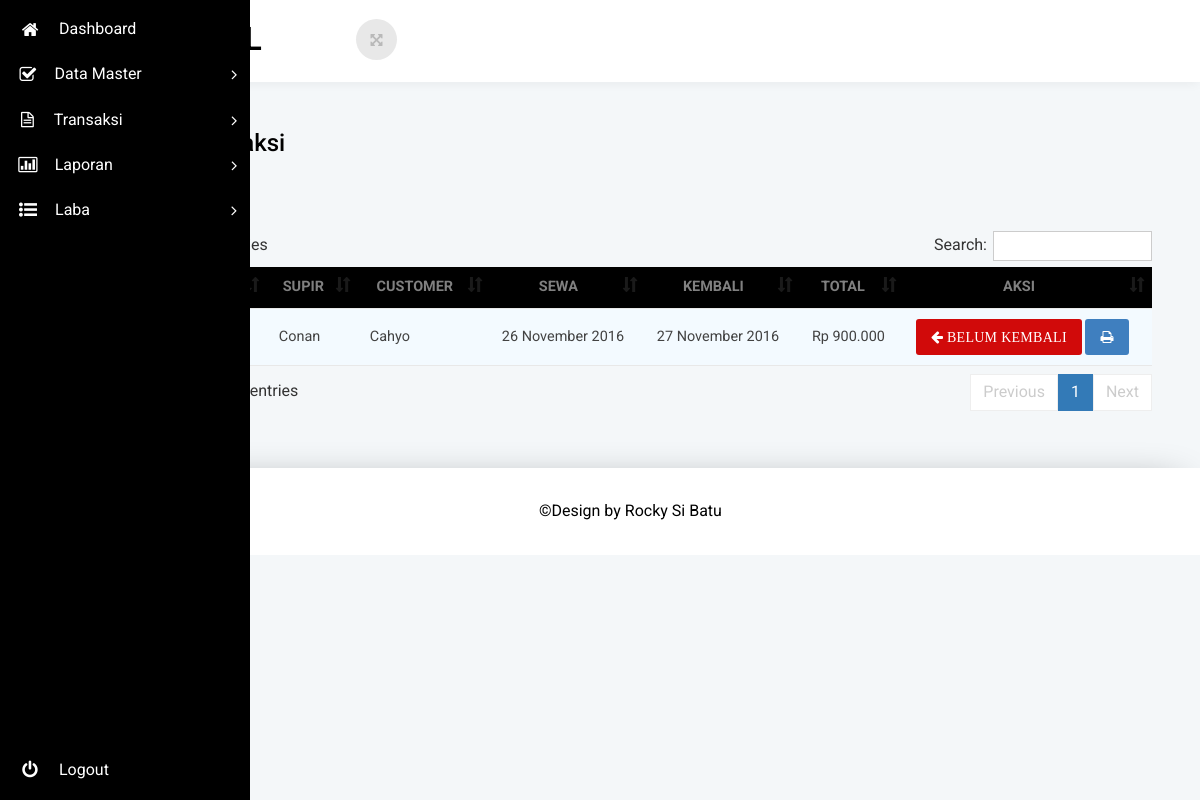
Page /dashboard.php?halaman=daftar-transaksi (signed in) on the committed database.
### tables this page shows
CREATE TABLE `transaksi` (
  `id_transaksi` int(11) NOT NULL,
  `id_mobil` int(11) NOT NULL,
  `id_supir` int(11) NOT NULL,
  `id_karyawan` int(11) NOT NULL,
  `id_customer` int(11) NOT NULL,
  `tgl_sewa_mobil` date NOT NULL,
  `tgl_kembali_mobil` date NOT NULL,
  `total_harga_transaksi` varchar(50) NOT NULL,
  `status_mobil` varchar(50) NOT NULL
);

CREATE TABLE `supir` (
  `id_supir` int(11) NOT NULL,
  `id_rental` int(11) NOT NULL,
  `foto_supir` varchar(150) NOT NULL,
  `nama_supir` varchar(150) NOT NULL,
  `jenis_kelamin_supir` varchar(150) NOT NULL,
  `umur_supir` int(11) NOT NULL,
  `alamat_supir` varchar(150) NOT NULL,
  `no_hp_supir` varchar(15) NOT NULL,
  `status_supir` varchar(25) NOT NULL,
  `harga_supir` varchar(20) NOT NULL
);

CREATE TABLE `customer` (
  `id_customer` int(11) NOT NULL,
  `nama_customer` varchar(150) NOT NULL,
  `jenis_kelamin_customer` varchar(150) NOT NULL,
  `umur_customer` int(11) NOT NULL,
  `alamat_customer` varchar(150) NOT NULL,
  `no_hp_customer` varchar(15) NOT NULL,
  `no_ktp_customer` varchar(20) NOT NULL
);

### halaman/daftar-transaksi.php (the view, shortened to what this page needs)
<?php
function format_ribuan ($nilai){
  return number_format ($nilai, 0, ',', '.');
}
function TanggalIndo($date){
  $BulanIndo = array("Januari", "Februari", "Maret", "April", "Mei", "Juni", "Juli", "Agustus", "September", "Oktober", "November", "Desember");
  $tahun = substr($date, 0, 4);
  $bulan = substr($date, 5, 2);
  $tgl   = substr($date, 8, 2);
  $result = $tgl . " " . $BulanIndo[(int)$bulan-1] . " ". $tahun;
  return($result);
}
?>
<link rel="stylesheet" type="text/css" href="css/table-style.css" />
<link rel="stylesheet" type="text/css" href="css/basictable.css" />
      <div class="agile-grids">
        <div class="agile-tables">
          <h3>Daftar Transaksi</h3>
          <a style="margin-bottom:15px;" href="?halaman=transaksi" class="btn btn-small btn-biru"><i class="btn-icon-only/ icon-print"> </i>Tambah</a>
          <table width="100%" id="example1" class="two-axis">
          <thead>
            <tr>
              <th width="2%" style="text-align:center;">No</th>
              <th style="text-align:center;">mobil</th>
              <th style="text-align:center;">supir</th>
              <th style="text-align:center;">customer</th>
              <th style="text-align:center;">sewa</th>
              <th style="text-align:center;">kembali</th>
              <th style="text-align:center;">Total</th>
            <th style="text-align:center;">Aksi</th>
            </tr>
          </thead>
          <tbody>
          <?php
            $query = mysql_query("SELECT id_transaksi,id_supir,transaksi.status_mobil,mobil.type_mobil,karyawan.nama_karyawan,customer.nama_customer,tgl_sewa_mobil,tgl_kembali_mobil,total_harga_transaksi from transaksi INNER JOIN mobil ON mobil.id_mobil = transaksi.id_mobil INNER JOIN karyawan ON karyawan.id_karyawan=transaksi.id_karyawan INNER JOIN customer ON customer.id_customer=transaksi.id_customer ORDER BY id_transaksi");
            while ($data=mysql_fetch_array($query)) {
              $supir=$data['id_supir'];
              $o=mysql_query("SELECT nama_supir FROM supir WHERE id_supir='$supir'");
              $b=mysql_fetch_assoc($o);
          ?>
            <tr>
              <td><?php echo $data['id_transaksi'] ?></td>
              <td><?php echo $data['type_mobil'] ?></td>
              <td><?php echo $b['nama_supir'] ?></td>
              <td><?php echo $data['nama_customer'] ?></td>
              <td><?php echo TanggalIndo($data['tgl_sewa_mobil']) ?></td>
              <td><?php echo TanggalIndo($data['tgl_kembali_mobil']) ?></td>
              <td><?php echo Rp.' '. format_ribuan($data['total_harga_transaksi']) ?></td>
            <?php
            if ($data['status_mobil']== 'Disewa') {
            ?>
            <td>
                      <a onclick="return confirm('Yakin ingin mengembalikan mobil ?')"  href="?halaman=daftar-transaksi&kembali=<?php echo $data['id_transaksi']; ?>" class="btn btn-danger btn-small"><i class="btn-icon-only/ icon-arrow-left"> Belum Kembali </i></a>
                      <a href="halaman/print_pinjam.php?pinjam=<?php echo $data['id_transaksi']; ?>" class="btn btn-biru btn-small"><i class="btn-icon-only/ icon-print"> </i></a>
            </td>
            <?php
            }
            ?>
            </tr>
          <?php
          }
          ?>
          </tbody>
          </table>
        </div>
      </div>
<link rel="stylesheet" href="asset_datatable/datatables/dataTables.bootstrap.css">

### css/table-style.css (style rules this page uses)
table { background: white; border-collapse: collapse; margin: 1.25em 0 0; width: 100%; }
table tr, table th, table td { border: none; border-bottom: 1px solid #e8e8e8; font-size: .95em; }
table th, table td { padding: 10px 12px; text-align: left; }
table th { background: black; color: grey; text-transform: uppercase; }
table tr td { background: #f3faff; color: #424242; }
table.two-axis tr td:first-of-type { background: #e7f4fd; }
table { width: 100%; }

### rows in the picture
transaksi: id_supir.nama_supir "Conan", id_customer.nama_customer "Cahyo", tgl_sewa_mobil "26 November 2016", tgl_kembali_mobil "27 November 2016", total_harga_transaksi "900.000"
